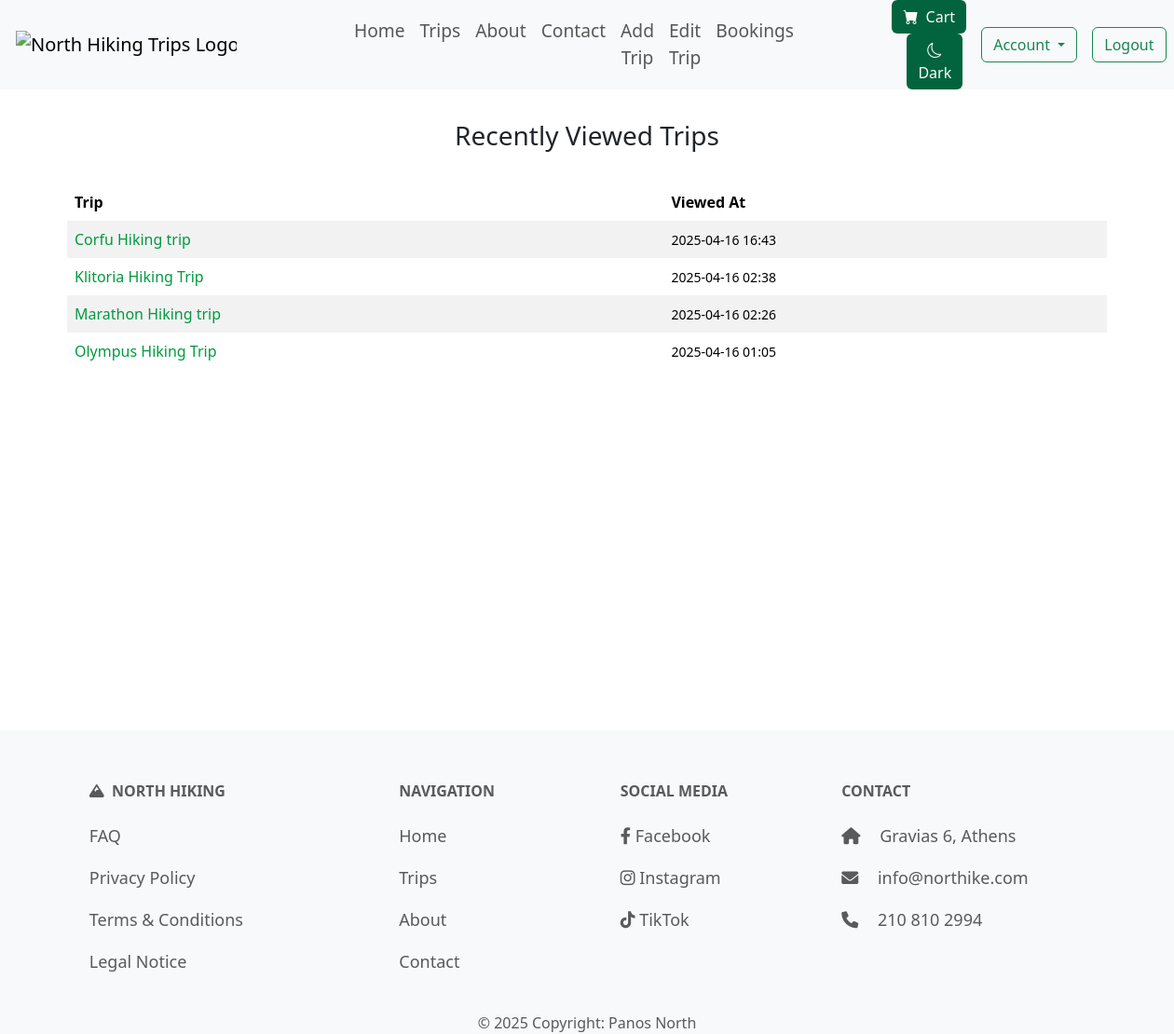
/users/account/activity/ (signed in), run on an earlier commit of the app's database.
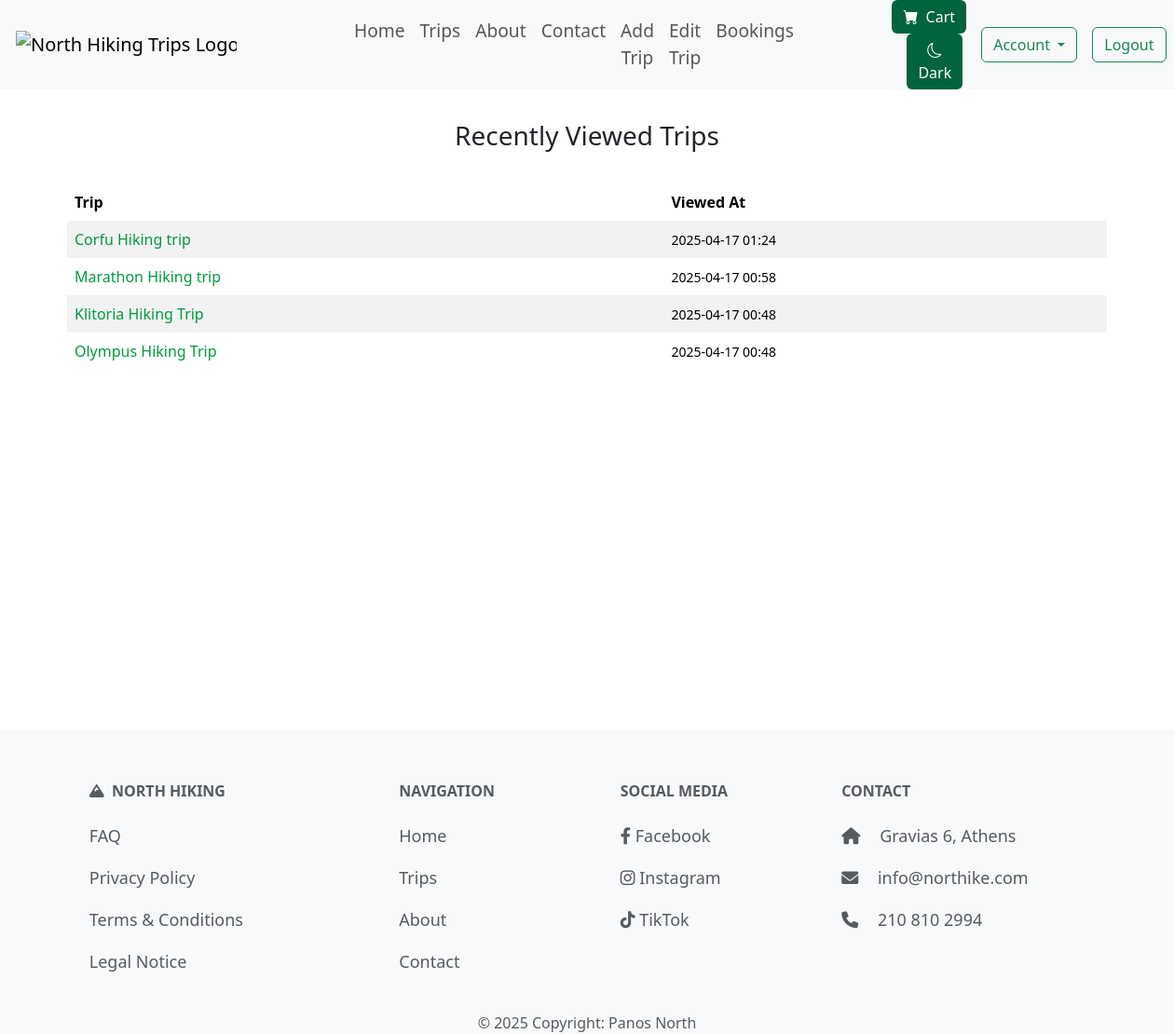
And on a later commit of the database.
### trips/models.py (models this page shows, shortened)
class ViewedTrip(models.Model):
    user = models.ForeignKey(User, on_delete=models.CASCADE, related_name='viewed_trips')
    trip = models.ForeignKey('Trip', on_delete=models.CASCADE, related_name='viewed_by')
    viewed_at = models.DateTimeField(auto_now_add=True)
    class Meta:
        unique_together = ('user', 'trip')

class Trip(models.Model):
    DIFFICULTY_LEVELS = [
        ('Easy', 'Easy'),
        ('Moderate', 'Moderate'),
        ('Hard', 'Hard'),
        ('Extreme', 'Extreme')
    ]
    TERRAIN_TYPES = [
        ('Forest', 'Forest'),
        ('Mountain', 'Mountain'),
        ('Beach', 'Beach'),
        ('Urban', 'Urban'),
    ]
    title = models.CharField(max_length=60, unique=True)
    location = models.CharField(max_length=40)
    difficulty = models.CharField(max_length=10, choices=DIFFICULTY_LEVELS)
    distance = models.DecimalField(max_digits=5, decimal_places=1, validators=[MinValueValidator(0), MaxValueValidator(1000000)])
    terrain = models.CharField(max_length=20, choices=TERRAIN_TYPES)
    price = models.DecimalField(max_digits=8, decimal_places=2, validators=[MinValueValidator(0)])
    start_date = models.DateField(validators=[validate_future_date])
    end_date = models.DateField(validators=[validate_future_date])
    altitude_difference = models.PositiveIntegerField(validators=[MinValueValidator(1)])
    hiking_duration = models.PositiveIntegerField(validators=[MinValueValidator(1)])
    max_participants = models.PositiveIntegerField(validators=[MinValueValidator(1), MaxValueValidator(99)])
    description = models.TextField(max_length=500)
    image = models.ImageField(default='default.png', blank=True, null=True)
    guide = models.ForeignKey('Guide', on_delete=models.SET_NULL, null=True, blank=True, related_name='trip_guides'
    )
    slug = models.SlugField(unique=True, null=True, blank=True, editable=False)

### users/views.py (the view)
# urls.py: path('account/activity/', views.my_activity, name='account-activity'),
@login_required
def my_activity(request):
    recent_views = ViewedTrip.objects.filter(user=request.user).order_by('-viewed_at')[:10]
    return render(request, 'users/my_activity.html', {'recent_views': recent_views})

### trips/context_processors.py (called while the page is built)
def cart_item_count(request):
    if request.user.is_authenticated:
        count = CartItem.objects.filter(user=request.user).count()
        return {'cart_item_count': count}
    return {'cart_item_count': 0}

### users/templates/users/my_activity.html (shortened to what this page needs)
{% extends "layout.html" %}
{% block content %}
<div class="margin30 short-layout-body">
    <section class="container short-layout-wrapper">
        <h2 class="normal_title">Recently Viewed Trips</h2>
        {% if recent_views %}
            <table class="table table-hover table-striped table-borderless roundtable">
                <thead >
                    <tr>
                        <th>Trip</th>
                        <th>Viewed At</th>
                    </tr>
                </thead>
                <tbody>
                    {% for view in recent_views %}
                        <tr>
                            <td><a href="{% url 'trips:page' slug=view.trip.slug %}">{{ view.trip.title }}</a></td>
                            <td><small>{{ view.viewed_at|date:"Y-m-d H:i" }}</small></td>
                        </tr>
                    {% endfor %}
                </tbody>
            </table>
        {% else %}
            <p>You haven't viewed any trips yet.</p>
        {% endif %}
    </section>
    </div>
{% endblock %}

What changed in the data, as far as the page shows it:
changed ViewedTrip "Corfu Hiking trip": viewed_at "2025-04-16 16:43" → "2025-04-17 01:24"
changed ViewedTrip "Marathon Hiking trip": viewed_at "2025-04-16 02:26" → "2025-04-17 00:58"; moves up the list
changed ViewedTrip "Klitoria Hiking Trip": viewed_at "2025-04-16 02:38" → "2025-04-17 00:48"
changed ViewedTrip "Olympus Hiking Trip": viewed_at "2025-04-16 01:05" → "2025-04-17 00:48"
